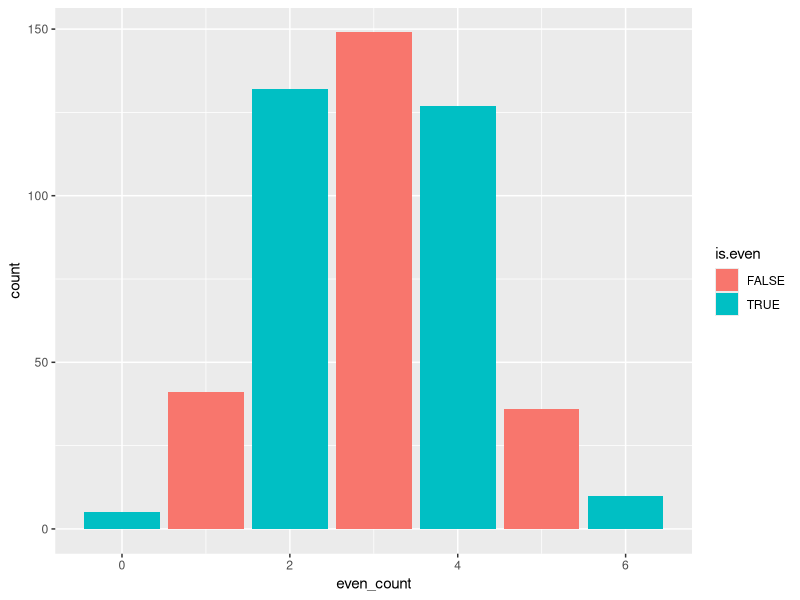
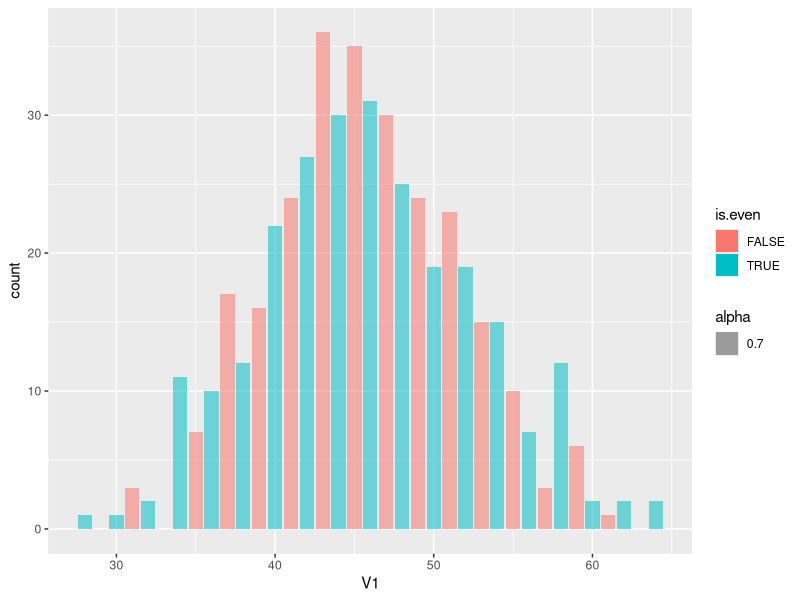
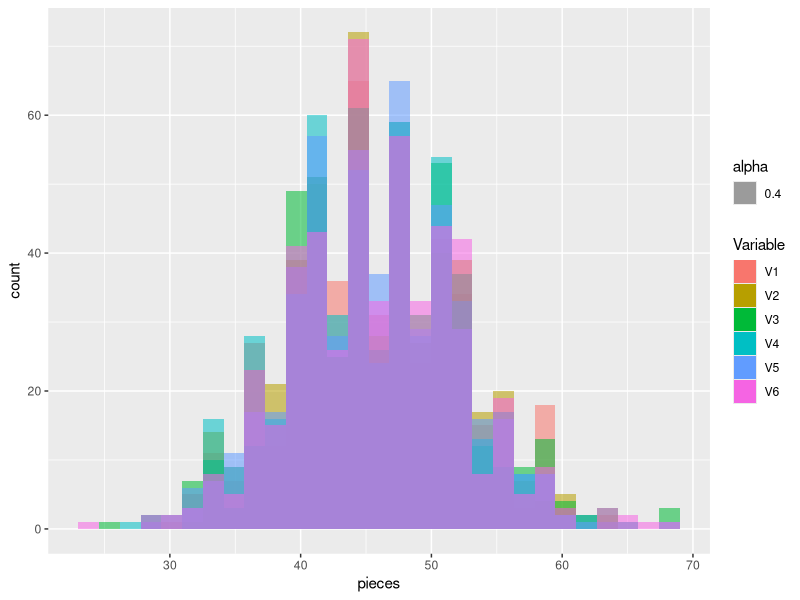
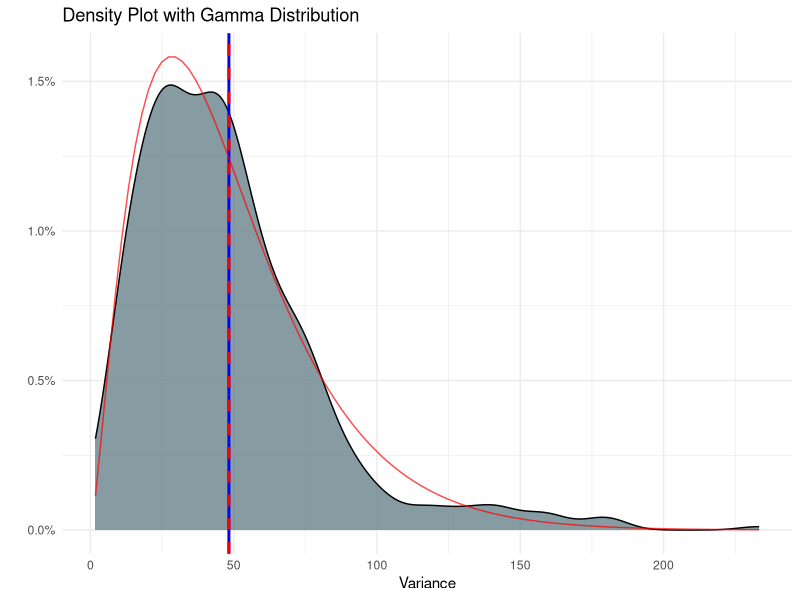
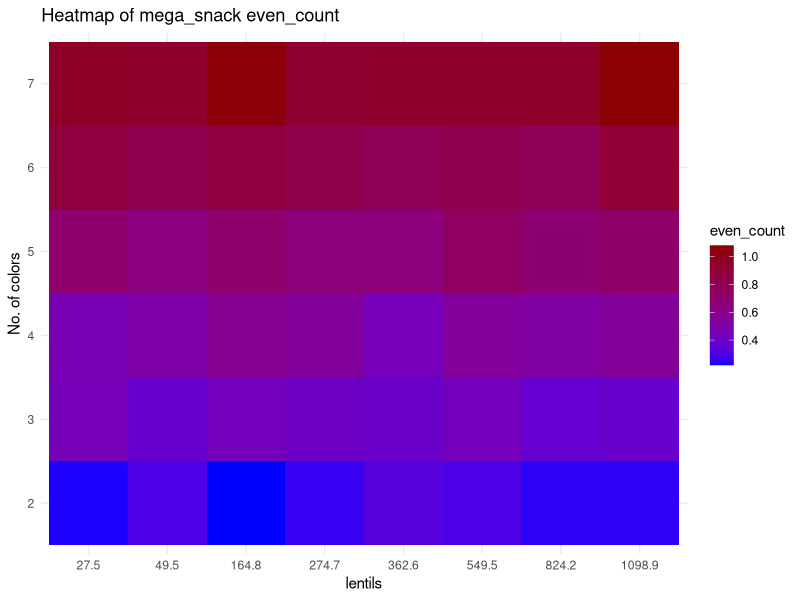
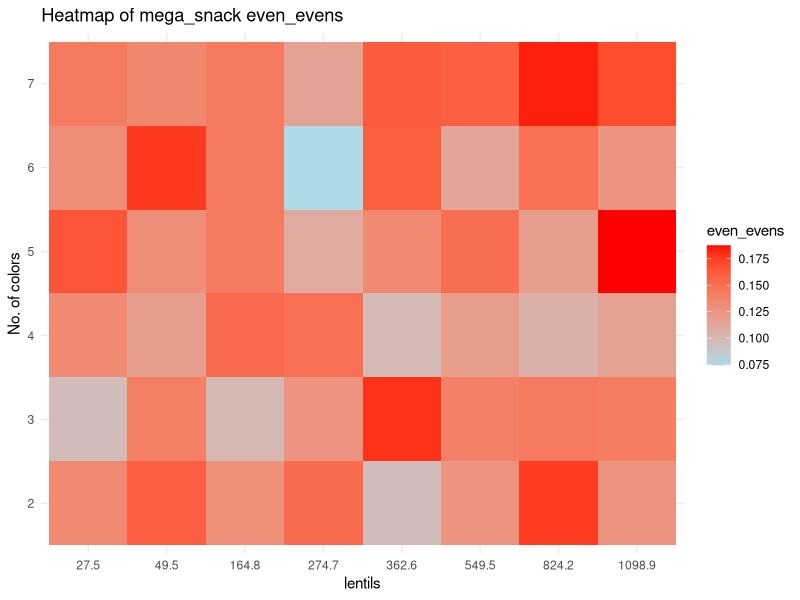
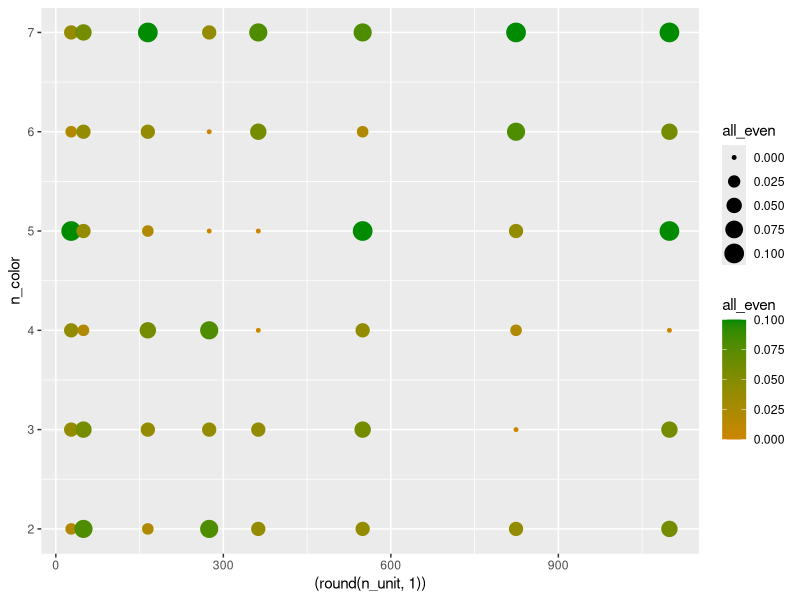
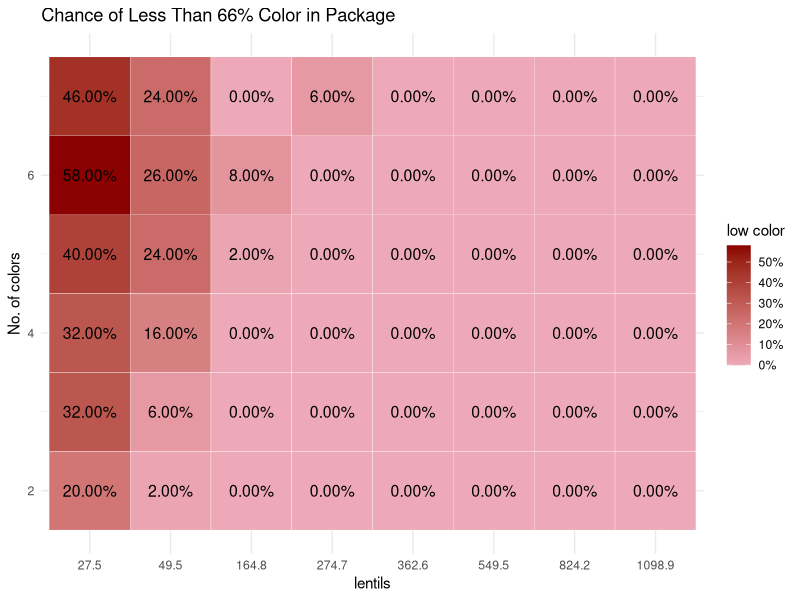

Write the R code that produced these figures, in order.
## ---- chunk 1
library(tidyverse)
library(MASS) #calculate distribution parameters
library(scales)
## ---- chunk 2
#parameters
nn<- 500            #numbers of bags per sample
n_color<- 6         #unique colors of M&M
gram<- 0.91         #weight of one M&M
bag_g<- 250         #common weight of M&M package
n_unit<- bag_g/gram #M&M per package
av_per_color= n_unit/n_color
paste0("The avarage number of lentils per color is ", round(av_per_color,2))
## ---- chunk 3
#create bag using sample vector
create_bag<- function(x,tx)
  {
  x<- floor(x)+sample(0:1,1)
  res<- matrix(nrow = 1, ncol = tx)
  colnames(res)<- 1:tx
  S_res<- sample(tx,x,replace = T)
  while(sum(table(S_res)>x))
  {S_res<- S_res[-1]}
  for (i in 1:tx) {
    res[,i] <- sum(S_res==i)
    }
  res}

sample_MnM<-function(nn,x_units,t_colors)
  {
  res<- matrix(nrow = nn, ncol = t_colors)
  for (i in 1:nn)
    {res[i,]<- create_bag(x= x_units,tx=t_colors)}
  res}

## ---- chunk 4
#example
print("One bag:")
create_bag(100,6)
print("3 bags:")
sample_MnM(3,10,6) %>% 
   `colnames<-`(c(1:6)) %>% 
   `rownames<-`(c("Bag_1","Bag_2","Bag_3"))
## ---- chunk 5
MnM_sample<- sample_MnM(nn,n_unit,n_color)

MnM_sample<-
  MnM_sample %>% as_data_frame() %>% 
  mutate(even_count= rowSums(across(everything()  , ~ .x %% 2 == 0)), #how many evens colors there are
         even_evens= rowSums(across(c(1:6), ~ .x %% 2 == 1)) %% 2 ==0, #are the uneven colors even
         Variance=    apply(across(c(1:6)), 1, var), #var of candy per color/ type
         low_col=    rowSums(across(c(1:6), ~ .x <= 0.6*av_per_color)),
         min=        apply(across(c(1:6)),1,FUN = min)) # lowest value in color

MnM_sample %>% head(6)
## ---- chunk 6
MnM_sample$even_count %>% 
table()

MnM_sample %>% 
  mutate(is.even = even_count %%2 ==0) %>% 
  ggplot(aes(x= even_count, fill= is.even))+
  geom_bar()

MnM_sample %>%
  mutate(is.even = V1 %%2 ==0) %>% 
  ggplot(aes(x= V1, fill= is.even, alpha= 0.7))+
  geom_bar()

#summary of all colors
rbind(
MnM_sample$V1 %>% summary(),
MnM_sample$V2 %>% summary(),
MnM_sample$V3 %>% summary(),
MnM_sample$V4 %>% summary(),
MnM_sample$V5 %>% summary(),
MnM_sample$V6 %>% summary()
) %>% as.data.frame() %>% cbind(sapply(MnM_sample[,1:6],var,na.rm=1)) %>% 
  rename("Var" ="sapply(MnM_sample[, 1:6], var, na.rm = 1)")
## ---- chunk 7
#test mu is av_per_color
check_mean_hypothesis <- function(data, column_name, X) {
  test_result <- t.test(data[[column_name]], mu = X)
  return(test_result$p.value)
}

columns_to_test <- colnames(MnM_sample[,1:6])
test_results <- sapply(columns_to_test, function(col) {
  check_mean_hypothesis(MnM_sample, col, av_per_color)
})

t(t(test_results))
## ---- chunk 8
check_mean_hypothesis <- function(data, column_name, X) {
  t.test(data[[column_name]], mu = X)$p.value}

check_two_sample_t_test <- function(data, col1, col2) {
  t.test(data[[col1]], data[[col2]])$p.value}

columns_to_test <- colnames(MnM_sample[,1:6])
num_cols <- length(columns_to_test)
p_value_matrix <- matrix(NA, nrow = num_cols, ncol = num_cols, dimnames = list(columns_to_test, columns_to_test))
for (i in 1:num_cols) {
  for (j in 1:num_cols) {
    if (i == j) { #diagonal test of mu
      p_value_matrix[i, j] <- check_mean_hypothesis(MnM_sample, columns_to_test[i], av_per_color)
    } else { # 2 sample t.test
      p_value_matrix[i, j] <- check_two_sample_t_test(MnM_sample, columns_to_test[i], columns_to_test[j])
    }
  }
}

round(as.data.frame(p_value_matrix),4)
## ---- chunk 9
MnM_sample %>%
    pivot_longer(cols = 1:6, names_to = "Variable", values_to = "pieces") %>%
    ggplot(aes(fill=Variable ,x= pieces, alpha= 0.4))+
  geom_histogram(position = "identity")
## ---- chunk 10
gamma_params <- fitdistr(MnM_sample$Variance, "gamma")$estimate
paste0("the parameters of the gamma shaped var is shape ", round(gamma_params[1],3)," and rate ", round(gamma_params[2],3) )
shape_est <- gamma_params["shape"]
scale_est <- 1 / gamma_params["rate"] #using Scale= 1/Rate

MnM_sample %>% #plot density
  ggplot(aes(x = Variance, fill = "orange")) +
  geom_density(fill= "lightblue4", alpha= 0.8) +
  geom_vline(xintercept = mean(MnM_sample$Variance), color = "blue", size=1) +
  geom_vline(xintercept = scale_est*shape_est, color = "red", linetype = "dashed", size=1) +
  stat_function(fun = dgamma, args = list(shape = shape_est, scale = scale_est), 
                color = "red", alpha= 0.7) +
  labs(title = "Density Plot with Gamma Distribution",
       x = "Variance",
       y = "") +
  scale_y_continuous(label=scales::label_percent(.1)) + 
  theme_minimal()
## ---- chunk 11
mega_snack<- function(nn,n_unit,n_color)
  {
  m_sample<- length(n_unit)*length(n_color)
  nul_mat= matrix(,nrow = m_sample, ncol = 5)
  res<- cbind(rep(n_unit,length(n_color)),sort(rep(n_color,length(n_unit))),
                                               nul_mat)
  for (i in 1:(dim(res)[1]))
  {
    #print(c(res[i,1],res[i,2]))
    low_color<- 0.666*res[i,1]/(res[i,2])
    small_sample<- sample_MnM(nn,res[i,1],res[i,2])
    small_sample<-
      small_sample %>% as_data_frame() %>% 
      mutate(even_count= rowSums(across(everything()  , ~ .x %% 2 == 0))/n_color, #how many evens colors there are
             even_evens= (rowSums(across(c(1:n_color)  , ~ .x %% 2 == 1)) %% 2 ==0)/n_color, #are the uneven colors even
             var_col=    apply(across(c(1:n_color)), 1, var), #var of candy per color/ type
             all_even=   rowSums(across(c(1:n_color)  , ~ .x %% 2 == 0))== n_color,
             low_col=   rowSums(across(c(1:n_color), ~ .x <= low_color ))>=1)
    res[i,3]<- mean(small_sample$even_count)
    res[i,4]<- mean(small_sample$even_evens)
    res[i,5]<- mean(small_sample$var_col)
    res[i,6]<- mean(small_sample$all_even)
    res[i,7]<- mean(small_sample$low_col)
      }
  colnames(res)<- c("n_unit", "n_color", "even_count", "even_evens", "var_col","all_even","low_color")
  res
  }
## ---- chunk 12
color_op<- 2:7
grams_op<- c(25,45,150,250,330,500,750,1000)
n_unit_op<- grams_op/gram

mega_snack_1<-
  mega_snack(50,n_unit_op,color_op) %>% as.data.frame() %>% 
  mutate(n_unit= round(n_unit,1))

mega_snack_1 %>% head(6)
## ---- chunk 13
mega_snack_1 %>%
  ggplot(aes(x = factor((round( n_unit,1) )), y = factor(n_color ), fill = even_count )) +
  geom_tile() +
  scale_fill_gradient(low = "blue", high = "red4")+
  labs(title = "Heatmap of mega_snack even_count",
       x = "lentils",
       y = "No. of colors",
       fill = "even_count") +
  theme_minimal()
## ---- chunk 14
mega_snack_1 %>%
  ggplot(aes(x = factor((round( n_unit,1) )), y = factor(n_color ), fill = even_evens )) +
  geom_tile() +
  scale_fill_gradient(low = "lightblue", high = "red")+
  labs(title = "Heatmap of mega_snack even_evens",
       x = "lentils",
       y = "No. of colors",
       fill = "even_evens") +
  theme_minimal()
## ---- chunk 15
mega_snack_1 %>%
  ggplot(aes(x = (round( n_unit,1) ), y = n_color , color = all_even,size = all_even )) +
  geom_point() +
  scale_color_gradient(low = "orange3", high = "green4")
  labs(title = "Heatmap of mega_snack all evens",
       x = "lentils",
       y = "No. of colors",
       color = "all_even") +
  theme_minimal()
## ---- chunk 16
mega_snack_1 %>%
  ggplot(aes(x = factor(round(n_unit, 1)), y = n_color, fill = low_color))+
  geom_tile(color = "white") +
    geom_text(aes(label = sprintf("%.2f%%", low_color * 100)), color = "black", size = 4)+
  scale_fill_gradient(low = "pink2", high = "red4",labels = scales::percent)+
  labs(title = "Chance of Less Than 66% Color in Package",
       x = "lentils",
       y = "No. of colors",
       fill = "low color")+
  theme_minimal()
